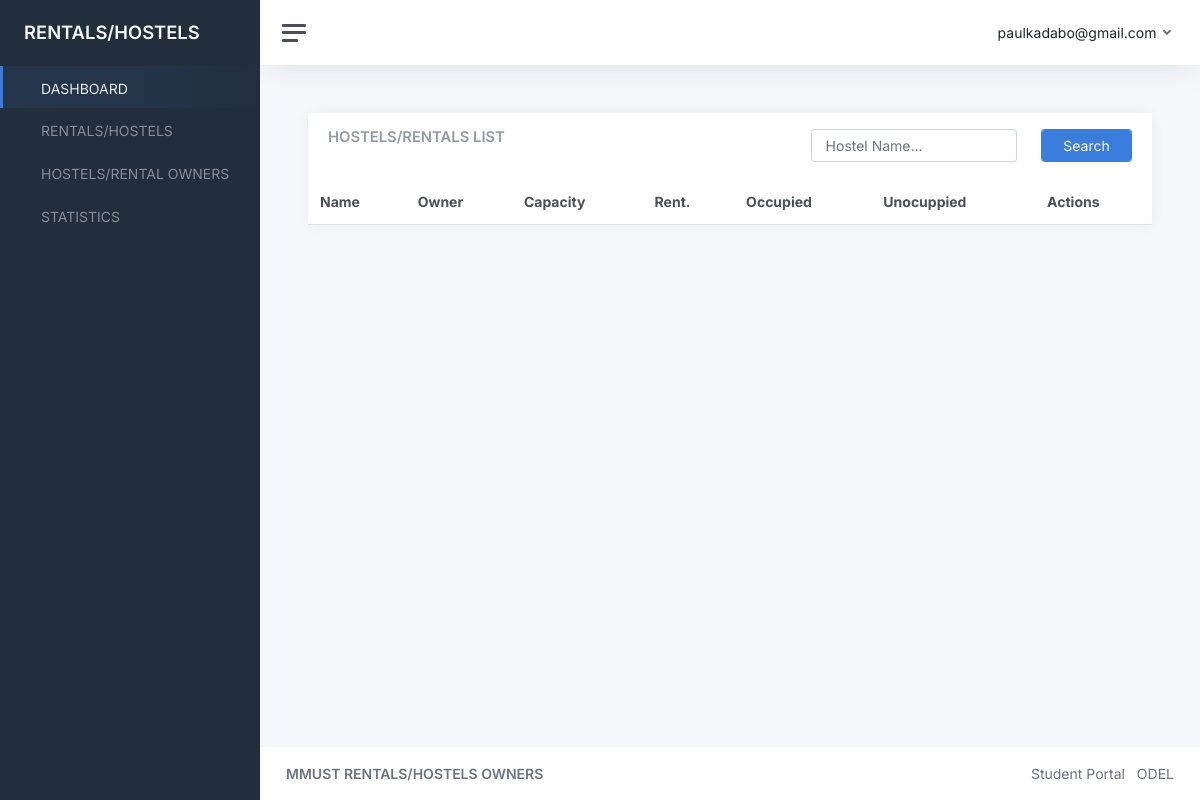
Before: /hostels/ (signed in) with the older database file.
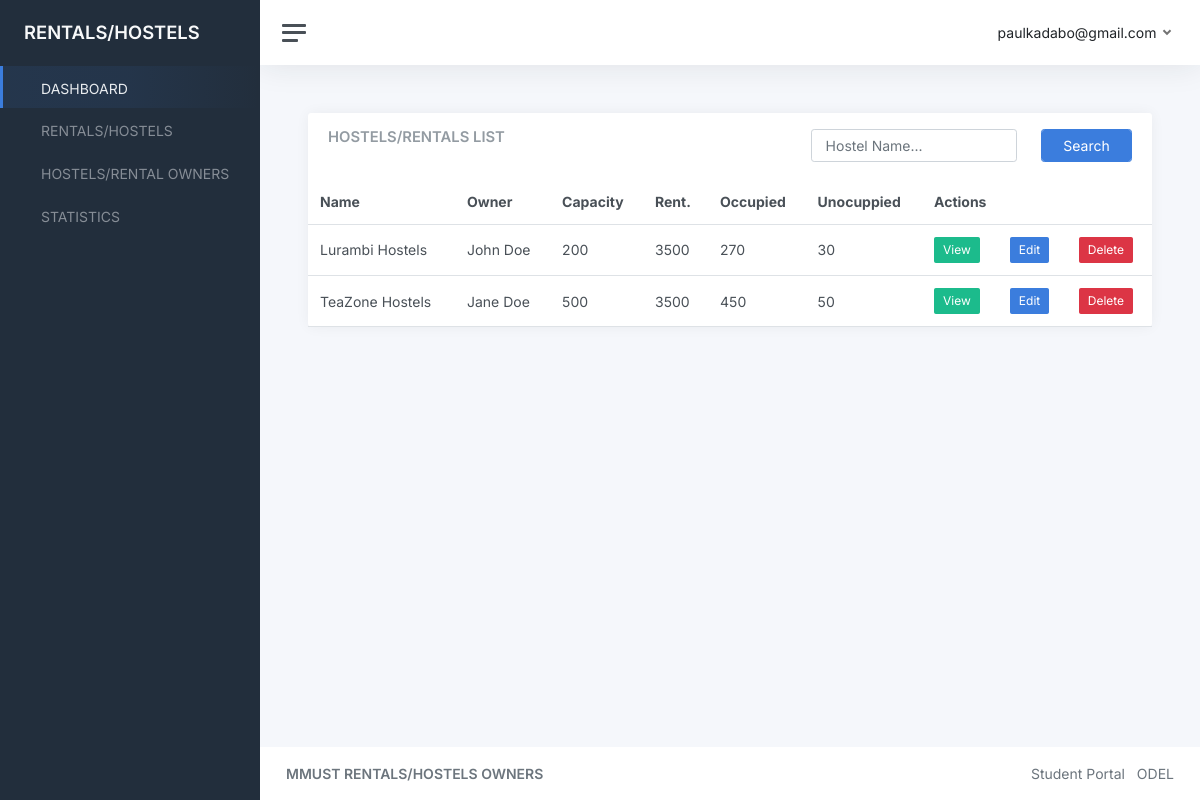
After: the same page with the newer database file.
### accounts/models.py (models this page shows, shortened)
class User(AbstractBaseUser, PermissionsMixin):
    email = models.EmailField(_('email address'), unique=True)
    first_name = models.CharField(_('first name'), max_length=30, blank=True)
    last_name = models.CharField(_('last name'), max_length=30, blank=True)
    date_joined = models.DateTimeField(_('date joined'), auto_now_add=True)
    is_active = models.BooleanField(_('active'), default=True)
    is_admin = models.BooleanField(_('is_admin'), default=False)
    id_number = models.CharField(_('id_number'), max_length=255, unique=True)
    objects = UserManager()
    USERNAME_FIELD = 'email'
    REQUIRED_FIELDS = ['id_number', 'first_name', 'last_name']
    class Meta:
        verbose_name = _('user')
        verbose_name_plural = _('users')

### rentals/models.py (models this page shows, shortened)
class Rental(models.Model):
    owner = models.ForeignKey(Owner, on_delete=models.CASCADE)
    name = models.CharField(max_length=200)
    capacity = models.IntegerField()
    unit_rent = models.IntegerField()
    occupied = models.IntegerField()
    vacant = models.IntegerField()
    date_created = models.DateTimeField(auto_now_add=True)

class Owner(models.Model):
    name = models.CharField(max_length=200)
    email = models.EmailField(max_length=200)
    phone_number = models.CharField(max_length=200)
    date_created = models.DateTimeField(auto_now_add=True)
    date_updated = models.DateTimeField(auto_now=True)
    def __str__(self):
        return self.name

### rentals/views.py (the view)
# urls.py: path("hostels/", views.hostels, name="hostels"),
@login_required(login_url="/accounts/login")
def hostels(request):
    if request.method == "POST":
        search = request.POST.get('search')
        hostels = Rental.objects.filter(Q(name__icontains=search))
    else:
        hostels = Rental.objects.all()
    context = {
        "hostels": hostels
    }
    return render(request, 'rentals/hostels.html', context)

### rentals/templates/rentals/hostels.html (shortened to what this page needs)
{% extends "base.html" %}
{% block content %}
<main class="content">
    <div class="container-fluid p-0">
        <div class="row">
            <div class="col-12 col-lg-12 col-xxl-12 d-flex">
                <div class="card flex-fill">
                    <div class="card-header">
                        <div class="row">
                            <div class="col-7">
                                <h5 class="card-title mb-0">HOSTELS/RENTALS LIST</h5>
                            </div>
                            <div class="col-5">
                                <form method="POST">
                                    <div class="row">
                                        <div class="col-8">
                                            <input type="text" class="form-control" name="search" id="search" placeholder="Hostel Name..." />
                                        </div>
                                        <div class="col-4">
                                            <div class="form-group">
                                                <input type="submit" class="form-control btn btn-primary"
                                                    value="Search">
                                            </div>
                                        </div>
                                    </div>
                                </form>
                            </div>
                        </div>
                    </div>
                    <table class="table table-hover my-0">
                        <thead>
                            <tr>
                                <th>Name</th>
                                <th>Owner</th>
                                <th>Capacity</th>
                                <th>Rent.</th>
                                <th>Occupied</th>
                                <th>Unocuppied</th>
                                <th colspan="3">Actions</th>
                            </tr>
                        </thead>
                        <tbody>
                            {% for hostel in hostels %}
                                <tr>
                                    <td>{{hostel.name}}</td>
                                    <td>{{hostel.owner}}</td>
                                    <td>{{hostel.capacity}}</td>
                                    <td>{{hostel.unit_rent}}</td>
                                    <td>{{hostel.occupied}}</td>
                                    <td>{{hostel.vacant}}</td>
                                    <td>
                                        <a href="{% url 'hostel-details' hostel.pk %}" class="btn btn-sm btn-success">View</a>
                                    </td>
                                    <td>
                                        <a href="#" class="btn btn-sm btn-primary">Edit</a>
                                    </td>
                                    <td>
                                        <a href="#" class="btn btn-sm btn-danger">Delete</a>
                                    </td>
                                </tr>
                            {% endfor %}
                        </tbody>
                    </table>
                </div>
            </div>
        </div>
    </div>
</main>
{% endblock content %}

### templates/base.html (shortened to what this page needs)
{% load static %}
<!DOCTYPE html>
<html lang="en">
    <head>
        <link href="{% static 'admin/css/app.css' %}" rel="stylesheet">
    </head>
    <body>
        <div class="wrapper">
            <nav id="sidebar" class="sidebar js-sidebar">
                <div class="sidebar-content js-simplebar">
                    <a class="sidebar-brand" href="#">
                        <span class="align-middle">RENTALS/HOSTELS</span>
                    </a>
                    <ul class="sidebar-nav">
                        <li class="sidebar-item active">
                            <a class="sidebar-link" href="{% url 'home' %}">
                                 <span
                                    class="align-middle">DASHBOARD</span>
                            </a>
                        </li>
                        <li class="sidebar-item">
                            <a class="sidebar-link" href="{% url 'hostels' %}">
                                 <span
                                    class="align-middle">RENTALS/HOSTELS</span>
                            </a>
                        </li>
                        <li class="sidebar-item">
                            <a class="sidebar-link" href="{% url 'owners' %}">
                                 <span
                                    class="align-middle">HOSTELS/RENTAL OWNERS</span>
                            </a>
                        </li>
                         <li class="sidebar-item">
                            <a class="sidebar-link" href="">
                                 <span
                                    class="align-middle">STATISTICS</span>
                            </a>
                        </li>
                    </ul>
                </div>
            </nav>
            <div class="main">
                <nav class="navbar navbar-expand navbar-light navbar-bg">
                    <a class="sidebar-toggle js-sidebar-toggle">
                        <i class="hamburger align-self-center"></i>
                    </a>
                    <div class="navbar-collapse collapse">
                        <ul class="navbar-nav navbar-align">
                            <li class="nav-item dropdown">
                                <a class="nav-icon dropdown-toggle" href="#" id="messagesDropdown"
                                    data-bs-toggle="dropdown">
                                </a>
                            </li>
                            <li class="nav-item dropdown">
                                <a class="nav-link dropdown-toggle d-none d-sm-inline-block" href="#"
                                    data-bs-toggle="dropdown">
                                    <span class="text-dark">{{request.user}}</span>
                                </a>
                            </li>
                        </ul>
                    </div>
                </nav>
                {% block content %}
                {% endblock content %}
                <footer class="footer mt-auto py-3">
                    <div class="container-fluid">
                        <div class="row text-muted">
                            <div class="col-6 text-start">
                                <p class="mb-0">
                                    <a class="text-muted" href="#" target="_blank"><strong>MMUST RENTALS/HOSTELS OWNERS</strong></a>
                                </p>
                            </div>
                            <div class="col-6 text-end">
                                <ul class="list-inline">
                                    <li class="list-inline-item">
                                        <a class="text-muted" href="" target="_blank">Student Portal</a>
                                    </li>
                                    <li class="list-inline-item">
                                        <a class="text-muted" href="" target="_blank">ODEL</a>
                                    </li>
                                </ul>
                            </div>
                        </div>
                    </div>
                </footer>
            </div>
        </div>
    </body>
</html>

Changed rows visible on the page:
added Rental: name "Lurambi Hostels", owner "John Doe", capacity "200", unit_rent "3500", occupied "270", vacant "30"
added Rental: name "TeaZone Hostels", owner "Jane Doe", capacity "500", unit_rent "3500", occupied "450", vacant "50"
